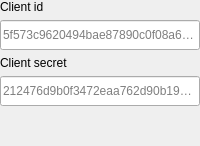
                 <widget class="QWidget" name="spotify_api_settings_tab">
                  <attribute name="title">
                   <string>Spotify</string>
                  </attribute>
                  <layout class="QVBoxLayout" name="spotify_api_settings_tab_lay">
                   <property name="leftMargin">
                    <number>0</number>
                   </property>
                   <property name="topMargin">
                    <number>0</number>
                   </property>
                   <property name="rightMargin">
                    <number>0</number>
                   </property>
                   <property name="bottomMargin">
                    <number>0</number>
                   </property>
                   <item>
                    <widget class="QLabel" name="spotify_client_id_label">
                     <property name="sizePolicy">
                      <sizepolicy hsizetype="Expanding" vsizetype="Minimum">
                       <horstretch>0</horstretch>
                       <verstretch>0</verstretch>
                      </sizepolicy>
                     </property>
                     <property name="maximumSize">
                      <size>
                       <width>16777215</width>
                       <height>50</height>
                      </size>
                     </property>
                     <property name="text">
                      <string>Client id</string>
                     </property>
                    </widget>
                   </item>
                   <item>
                    <widget class="QLineEdit" name="spotify_client_id_box">
                     <property name="minimumSize">
                      <size>
                       <width>0</width>
                       <height>30</height>
                      </size>
                     </property>
                     <property name="placeholderText">
                      <string>5f573c9620494bae87890c0f08a60293</string>
                     </property>
                    </widget>
                   </item>
                   <item>
                    <widget class="QLabel" name="spotify_client_secret_label">
                     <property name="text">
                      <string>Client secret</string>
                     </property>
                    </widget>
                   </item>
                   <item>
                    <widget class="QLineEdit" name="spotify_client_secret_box">
                     <property name="minimumSize">
                      <size>
                       <width>0</width>
                       <height>30</height>
                      </size>
                     </property>
                     <property name="placeholderText">
                      <string>212476d9b0f3472eaa762d90b19b0ba8</string>
                     </property>
                    </widget>
                   </item>
                   <item>
                    <spacer name="spotify_api_settings_tab_spacer">
                     <property name="orientation">
                      <enum>Qt::Vertical</enum>
                     </property>
                     <property name="sizeHint" stdset="0">
                      <size>
                       <width>20</width>
                       <height>40</height>
                      </size>
                     </property>
                    </spacer>
                   </item>
                  </layout>
                 </widget>
